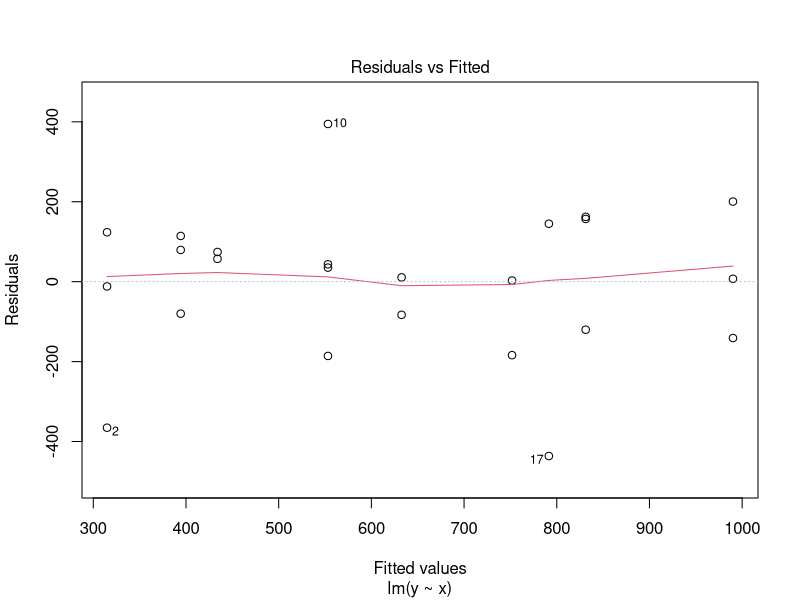
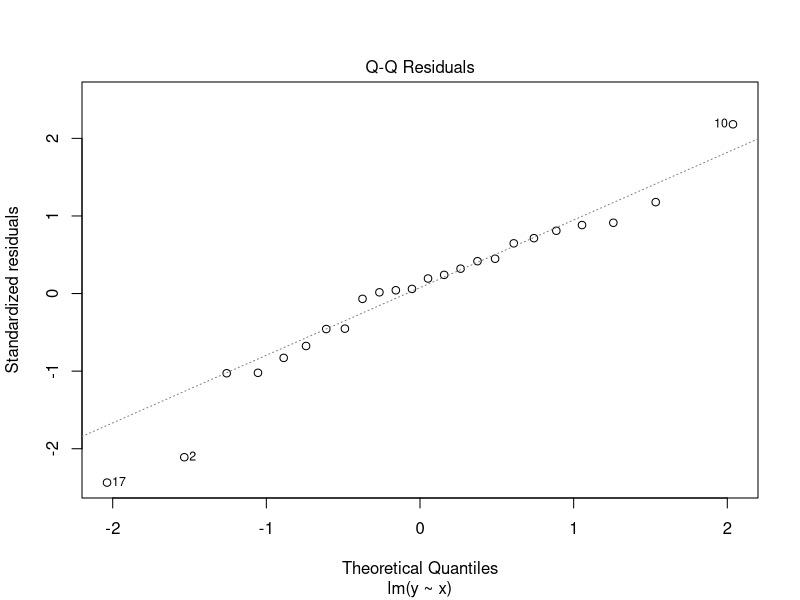
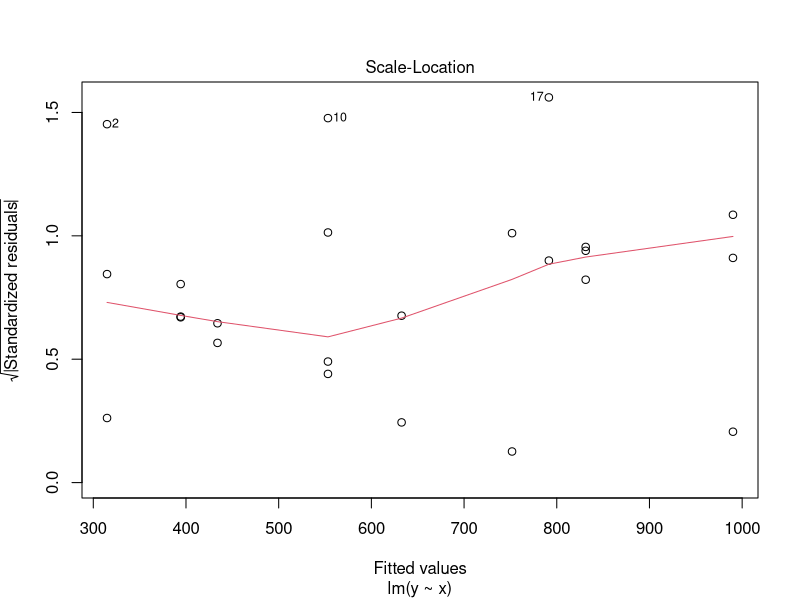
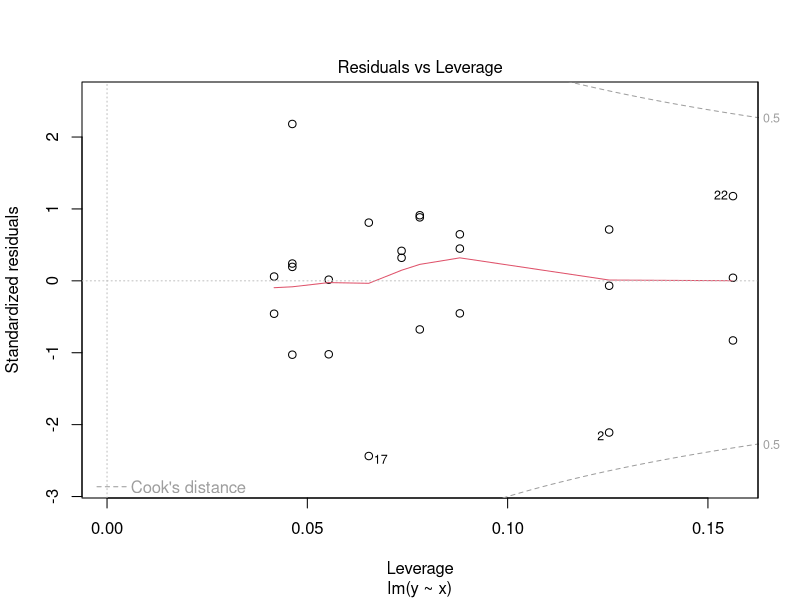
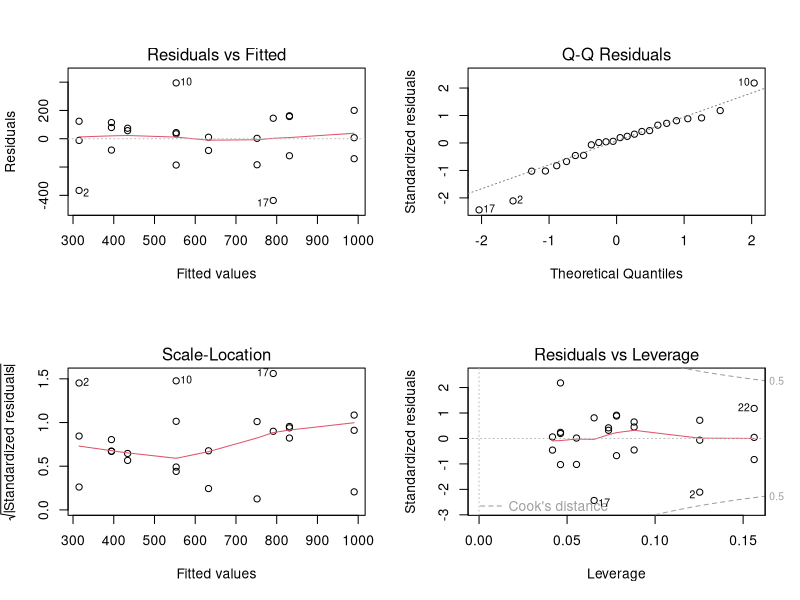
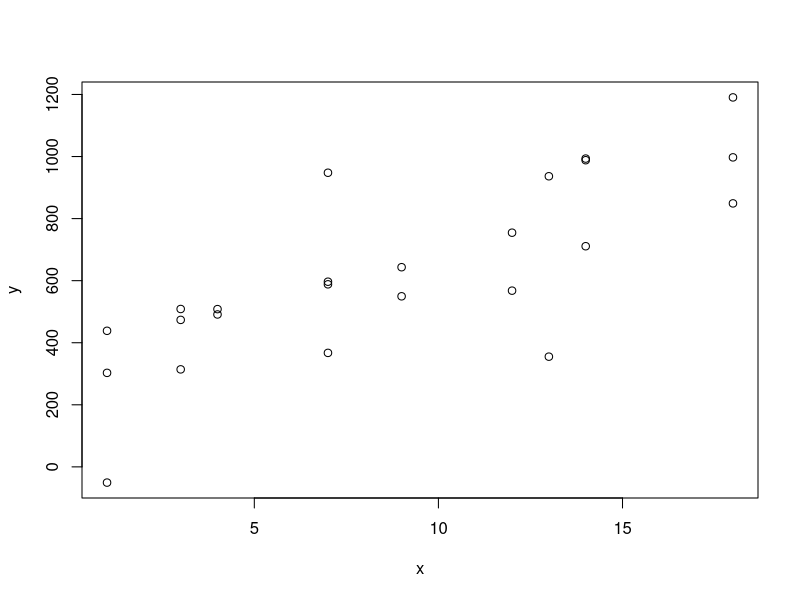
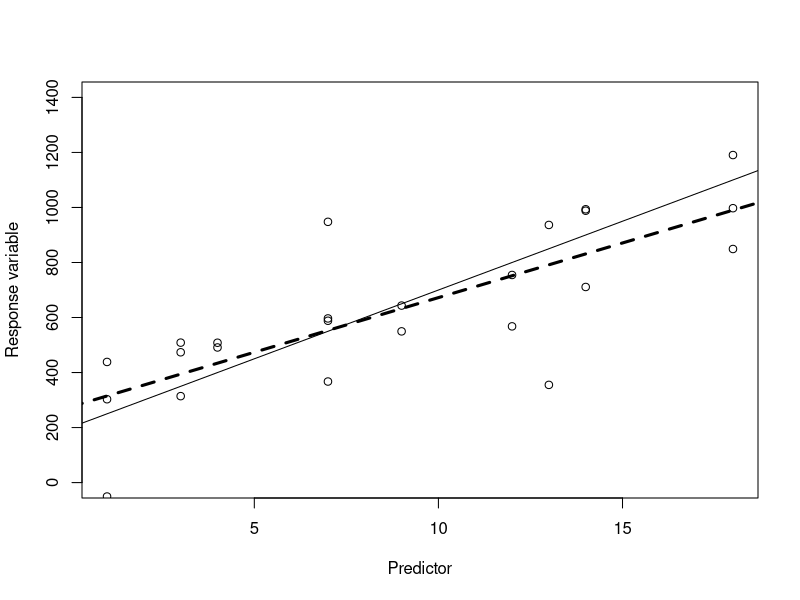
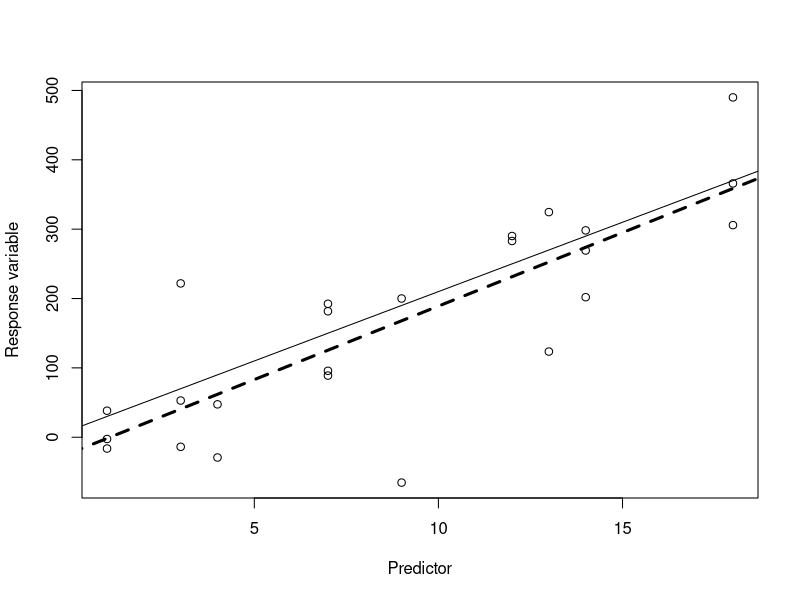

Source code (R) for these figures, in order: (Note: this script raises an error after producing the figures.)
## Simulation of simple regression
## when assumptions hold.

# Enter parameter values
beta0<-200
beta1<-50
sigma<-300

# Create a vector of values for x, the predictor.
x<-c(1,1,1,3,3,3,4,4,7,7,7,7,9,9,12,12,13,13,14,14,14,18,18,18)
length(x)

# Simulate one realization of the observations.
y<-beta0+beta1*x+rnorm(length(x),0, sigma)
y
# Note how the recycling function results in the correct
# vector of observations.

beta0
beta1
beta1*x
rnorm(length(x),0, sigma)

# Perform the regression using the lm function
slr<-lm(y~x) 

slr

summary(slr) # a summary of the regression results
names(slr)   # names of all components of object slr
str(slr)  #structure of the object slr
slr$coefficients # looking at some of the components of object slr.
slr$residuals
slr$fitted.values
slr$model
coef(slr)    # estimated regression coefficients.
confint(slr) # confidence interval for regression coefficients.
vcov(slr) # Matrix of covariance of estimated regression coefficients.
anova(slr) # Analysis of variance of regression.
(yhat9<-slr$coef%*%c(1,9)) #Prediction for x=9. Note the use of parenthesis to create and object and display it.
plot(slr)  # Default plots show diagnostics for assumptions.
par(mfrow = c(2,2)) #  Asking to see the diagnostics in one view, it is: see 4 plots in one page
plot(slr) # Deafult plots show in one page
dev.off() # Restarting the plot viewer 
plot(y~x)  # Plot data.
plot(y~x, xlab="Predictor", ylab="Response variable", ylim=c(0,1400)) # Better with labels for axes.
lines(coef(slr)[1]+coef(slr)[2]*(c(0:40/2))~c(0:40/2), lty=2, lwd=3) #Add a line for the fitted values.
lines(beta0+beta1*c(0:40/2)~c(0:40/2), lty=1) # Add line for true model
## The MSE can be calculated "by hand" using matrix algebra
slr$residuals%*%slr$residuals
mse<-slr$residuals%*%slr$residuals/(length(y)-length(slr$coef))
sqrt(mse)

## Creating a function can streamline the simulation process.
## We pass the true model parameters as arguments of the function.

my.slr.sim<-function(b0, b1,s) {
	beta0<-b0
	beta1<-b1
	sigma<-s
	x<-c(1,1,1,3,3,3,4,4,7,7,7,7,9,9,12,12,13,13,14,14,14,18,18,18)
	y<-beta0+beta1*x+rnorm(length(x),0, sigma)
	slr<-lm(y~x)
	plot(y~x, xlab="Predictor", ylab="Response variable")
	lines((coef(slr)[1]+coef(slr)[2]*(c(0:40/2)))~c(0:40/2), lty=2, lwd=3)
	lines(beta0+beta1*c(0:40/2)~c(0:40/2), lty=1)
	}
my.slr.sim(10,20,100) #run repeatedly to get random simulations
## Load package car for additional functions.

## Simulations to look at the distributions of the estimated coefficients.
bcoef<-matrix(NA,1000,2)  #make a matrix of zeroes to receive the estimated coefficients.

## Perform simulation loop, then we use for().
for(i in 1:1000){
newy<-beta0+beta1*x+rnorm(24,0, sigma)
new.slr<-lm(newy~x)
bcoef[i,]<-coef(new.slr)
}

## Manual calculation of prediction for x=3 from simulated betas - results in a vector
yhat9<-bcoef[,1]+bcoef[,2]*9
yhat18<-bcoef[,1]+bcoef[,2]*18
my.ys <-cbind(yhat3,yhat5)
#plot a histogram of predicted yhats
hist(yhat3)
sqrt(var(yhat9))
sqrt(var(yhat18))
mean.y3<-mean(yhat3)
res.y3 <- yhat3-mean.y3
sum(res.y3^2)/999
# estimated variance of individual prediction=MSE(1+1/n+(x-xbar)^2/SSx) variance predict individual observed Y
# variance of individual prediction=sigma^2*(1+1/n+(x-xbar)^2/SSx) variance predict individual observed Y

xbar <- mean(x)
SSx <- sum((x-xbar)^2)
(x-xbar)%*%(x-xbar)

sqrt(v9 <- sigma^2*(1/24 + (9-xbar)^2/SSx))
sqrt(v18<- sigma^2*(1/24 + (18-xbar)^2/SSx))
## Plot smooth histograms of results for the calculated slope.
plot(density(bcoef[,2]),main="Frequency of estimated beta1",xlab="Estimated slope")
abline(v=mean(bcoef[,2]))
abline(v=quantile(bcoef[,2],c(0.025,0.975)), lty=3)
abline(v=beta1, lwd=3)

## Confidence intervals for estimated parameters
confint(slr)

## Confidence intervals for predictions
# Create a data.frame with the values for x and use "predict"
newdata = data.frame(x=c(3,10))
predict(slr, newdata,interval="confidence") # for expected value of y given x=3 and x=10
predict(slr, newdata,interval="predict")  # for individual value of y given x=3 and x=10

# For a difference between two predictions it is necessary to do some calculations.
# For example you want to compare yhat(9) vs. yhat(18) and create a CI for the difference.
# yhat(9)  = bo + b1*9 = 1*bo + 9*b1 = (1,9) %*% (bo,b1)
# yhat(18) = bo + b1*18 = 1*bo + 18*b1 = (1,18) %*% (bo,b1)
# yhat(18) - yhat(9) = ( (1,18) - (1,9) ) %*% (bo,b1) = (0,9) %*% (bo,b1)
# c(1,18)-c(1,9)
# more on this later
